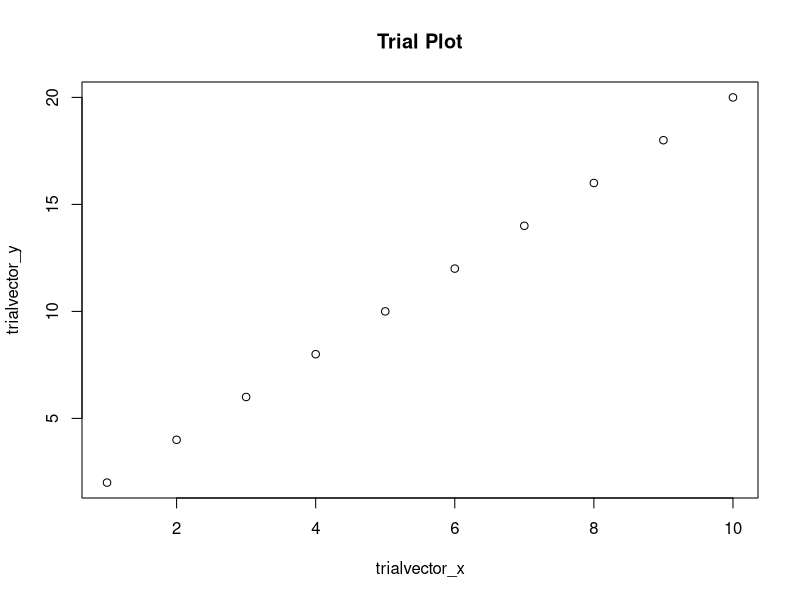

This chart was generated by the following R code:
## ---- chunk 1
trialvector_x <- 1:10
trialvector_y <- trialvector_x*2
plot(trialvector_x, trialvector_y, main="Trial Plot")
